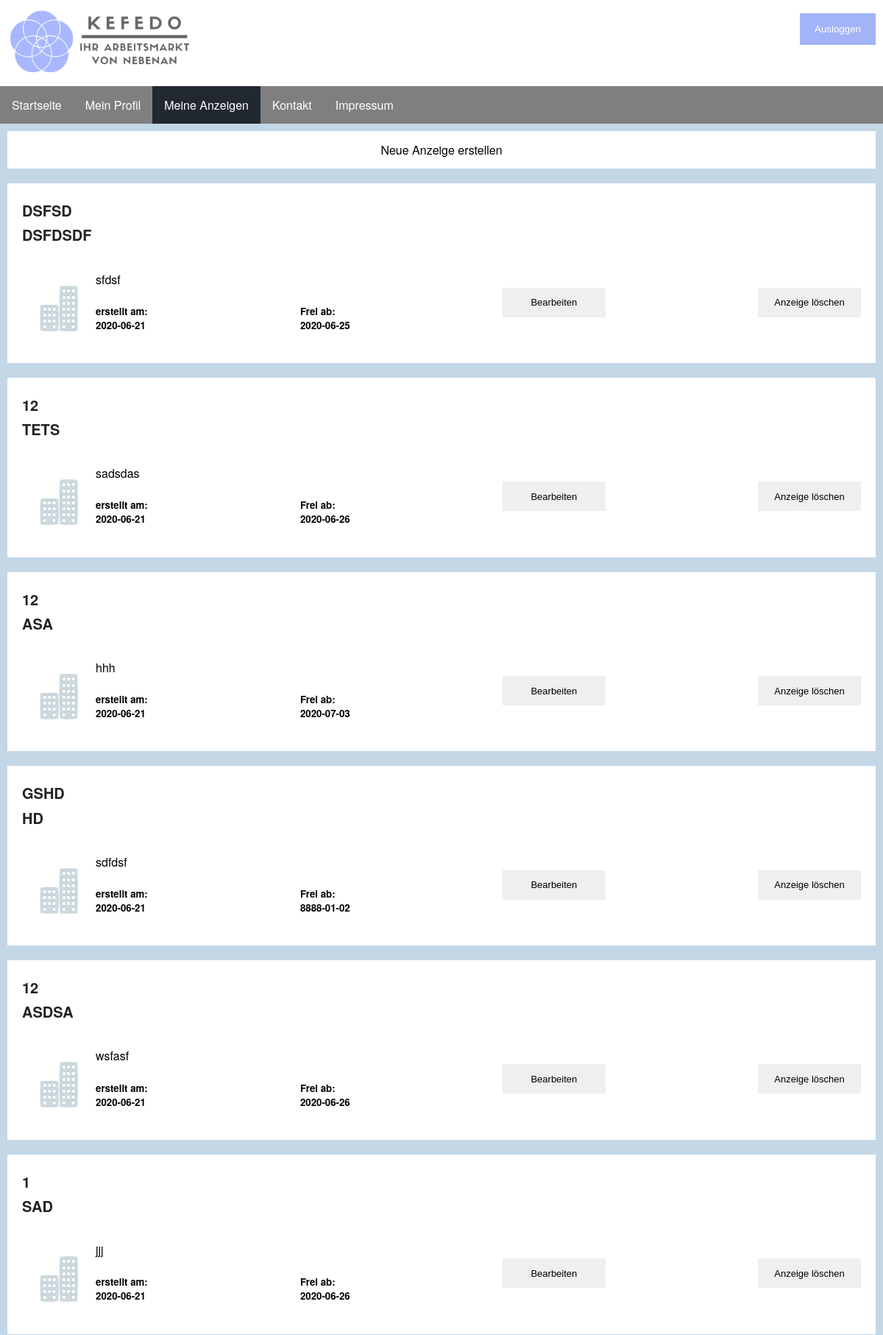
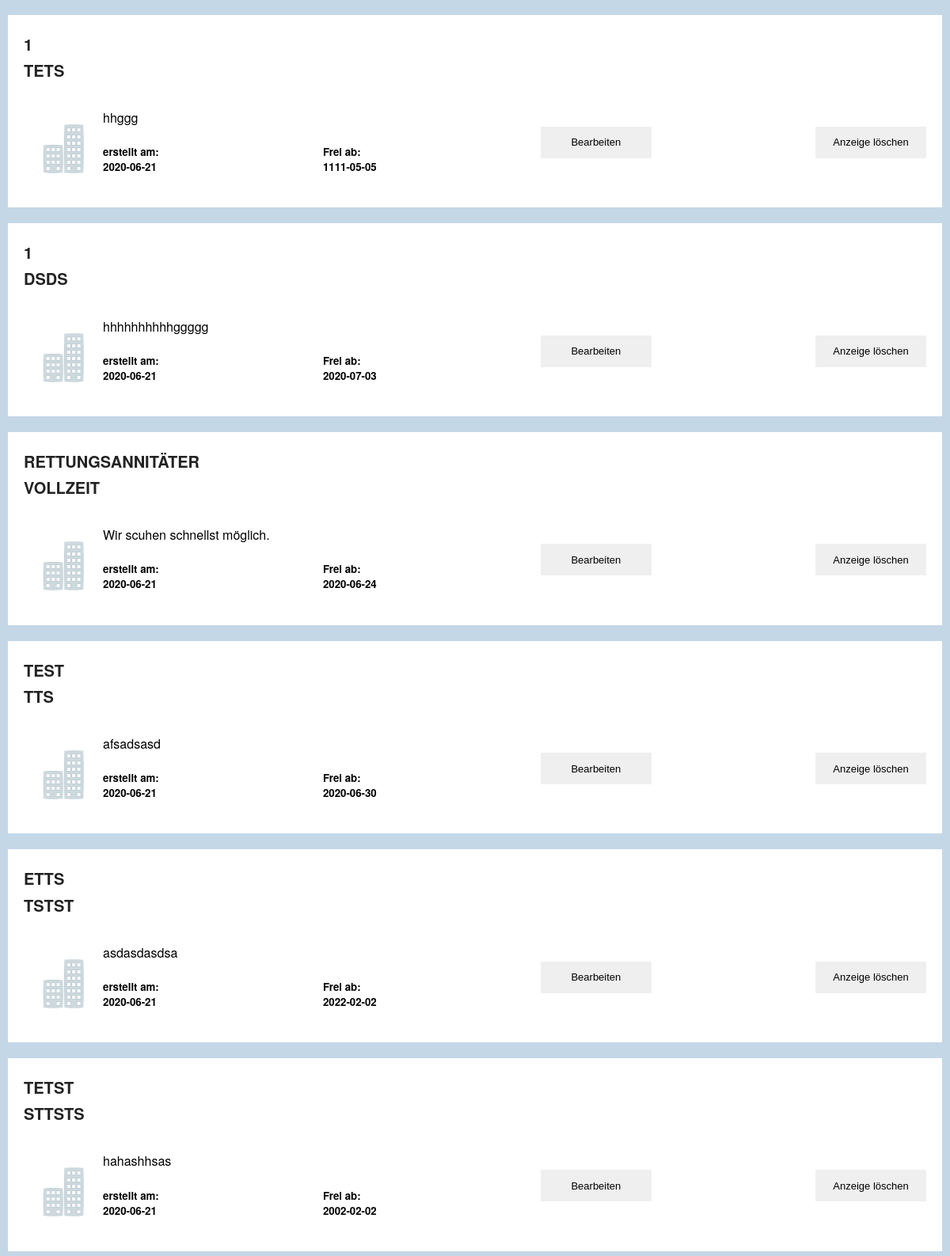
Page /website_root/messages.php (signed in, upper part) on the committed database (2 pictures, top to bottom).
### tables this page shows
CREATE TABLE "offers"
(
	id INTEGER not null
		primary key autoincrement,
	title VARCHAR(50) not null,
	subtitle VARCHAR(50) not null,
	companyName VARCHAR(50) default NULL,
	description VARCHAR(2000) default NULL,
	address INTEGER not null
		references address,
	created DATE default CURRENT_TIMESTAMP not null,
	free DATE default NULL,
	offerType INTEGER(1) not null,
	duration INTEGER(1) default NULL,
	workModel INTEGER(1) default NULL,
	creator INTEGER not null
		references user
);

### website_root/php/offer/Offer.php (called while the page is built, shortened)
<?php
class Offer
{
    private $title;
    private $subTitle;
    private $description;
    private $created;
    private $free;
    public function getTitle()
    {
        return $this->title;
    }
    public function setTitle($title): void
    {
        $this->title = $title;
    }
    public function getSubTitle()
    {
        return $this->subTitle;
    }
    public function setSubTitle($subTitle): void
    {
        $this->subTitle = $subTitle;
    }
    public function getDescription()
    {
        return $this->description;
    }
    public function setDescription($description): void
    {
        $this->description = $description;
    }
    public function getCreated()
    {
        return $this->created;
    }
    public function setCreated($created): void
    {
        $this->created = $created;
    }
    public function getFree()
    {
        return $this->free;
    }
    public function setFree($free): void
    {
        $this->free = $free;
    }
}

### website_root/php/database/SqliteDatabase.php (called while the page is built, shortened)
<?php
class SqliteDatabase implements Database
{
    private $conn;
    public function connect(): ?bool
    {
        if (file_exists('../DB.sqlite3')) {
            $this->conn = new PDO('sqlite:../DB.sqlite3') or die("Cannot open the Database");
        } else {
            $this->conn = new PDO('sqlite:../DB.sqlite3') or die("Cannot open the Database");
            return $this->create();
        }
        return true;
    }
    public function execute($command, $values)
    {
        if ($this->conn !== null && is_array($values) && is_string($command)) {
            try {
                $stm = $this->conn->prepare($command);
                for ($i = 1, $iMax = count($values); $i <= $iMax; $i++) {
                    $stm->bindParam($i, $values[$i - 1]);
                }
                $stm->execute();
                return $stm->fetchAll();
            } catch (PDOException $e) {
                print $e;
                return false;
            }
        } else {
            return false;
        }
    }
}

### website_root/php/offer/OfferDAOImpl.php (called while the page is built, shortened)
<?php
class OfferDAOImpl implements OfferDAO
{
    private $database;
    public function __construct()
    {
        $databaseController = new DatabaseController();
        $this->database = $databaseController::getDatabase();
        try {
            $this->database->connect();
        } catch (Exception $e) {
            echo $e;
        }
    }
    public function getOwnOffers($user)
    {
        $command = "SELECT * FROM offers, address WHERE offers.address = address.id AND creator=?";
        $values = [$user->getId()];
        return OfferHelper::getOffersFromSQLResult($this->database->execute($command, $values));
    }
}

### website_root/php/database/DatabaseController.php (called while the page is built, shortened)
<?php
class DatabaseController
{
    private static $database;
    public function __construct()
    {
        self::$database = new SqliteDatabase();
    }
    public static function getDatabase(): SqliteDatabase
    {
        return self::$database;
    }
}

### website_root/php/user/UserDAOImpl.php (called while the page is built, shortened)
<?php
class UserDAOImpl implements UserDAO
{
    private $database;
    public function __construct()
    {
        $databaseController = new DatabaseController();
        $this->database = $databaseController::getDatabase();
        try {
            $this->database->connect();
        } catch (Exception $e) {
            print $e->getMessage();
        }
    }
    public function findUserByMail($email)
    {
        $command = "select * from user where email=?";
        return UserHelper::getUsersFromSQLResult($this->database->execute($command, [$email]));
    }
}

### website_root/messages.php (the view, shortened to what this page needs)
<?php
include "header.php";
include_once 'php/classes.php';
$email = $_COOKIE['email'] ?? null;
$eingelogt = $_COOKIE['loggedin'];
if ($eingelogt != "true") {
    $_SESSION["error"] = "loggout";
    ?>
    <script language="javascript" type="text/javascript"> document.location = "index.php"; </script><?php
} else {
    if ($email !== null) {
        $user = new UserDAOImpl();
        $user = $user->findUserByMail($email);
        if ($user !== null) {
            $OfferDAOImpl = new OfferDAOImpl();
            $result = $OfferDAOImpl->getOwnOffers($user);
        } else {
            $result = null;
        }
    }
}
?>
<div class="header">
    <nav>
        <ul class="navi">
            <li class="navibutton"><a href="index.php" class="naviobjekt"> Startseite</a></li>
            <li class="navibutton">
                <a href="profil.php" class="naviobjekt"> Mein Profil</a>
            </li>
            <li class="navibutton">
                <div class="active"><a href="messages.php" class="naviobjekt"> Meine Anzeigen </a></div>
            </li>
            <li class="navibutton"><a href="contact.php" class="naviobjekt">Kontakt </a></li>
            <li class="navibutton"><a href="impressum.php" class="naviobjekt">Impressum </a></li>
        </ul>
    </nav>
</div>
<div class="grid-farbe">
    <div class="button_field">
        <a href="new_offer.php" class="button_new_offer">Neue Anzeige erstellen</a>
    </div>
    <div class="row">
            <?php
            displayResults($result);
            function displayResults($result)
            {
                if ($result !== null) {
                    foreach ($result as $offer) {
                        $offer_id = $offer->getId();
                        $html = "<div class=\"card\">
                                    <div class=\"anzeigen-inhalt\">
                                        <h2>" . $offer->getTitle() . "<br>" . $offer->getSubTitle() . "</h2>
                                        <img class=\"fakeimg\" src=\"images/company_placeholder.png\" alt=\"Firmenlogo\">
                                        <div class=\"beschreibung\">
                                            " . $offer->getDescription() . "
                                        </div>
                                    </div>
                                    <form method=\"POST\"  class=\"profile-form\" id=\"profile-form\">
                                    <div class=\"infos\">
                                        <div class=\"erstellt\"><h5>erstellt am:<br>" . $offer->getCreated() . "</div>
                                        <div class=\"frei\"><h5> Frei ab:<br>" . $offer->getFree() . "</h5></div>
                                        <input type='hidden' name='id_offer' value='$offer_id'></form>
                                     <form method='post' action='new_offer.php'><input type=\"submit\" value=\"Bearbeiten\" class=\"submit\" name=\"bearbeiten_offer\"
                                   id=\"submit\"/>
                                        <input type='hidden' name='id_offer' value='$offer_id'></form>
                                    <input type=\"submit\" value=\"Anzeige löschen\" class=\"submit\" name=\"anzeigeloeschen\"
                                   id=\"submit\"/>
                                    </div>
                                 </form>
                                </div>";
                        echo $html . "\n";
                    }
                }
            }
            ?>

### website_root/header.php (shortened to what this page needs)
<!DOCTYPE html>
<html lang="de">
<head>
    <link rel="stylesheet" type="text/css" href="styles/global.css">
    <?php if (preg_match("/messages\.php/i", $_SERVER['REQUEST_URI'])) { ?>
        <link rel="stylesheet" type="text/css" href="styles/messages.css">
    <?php } ?>
</head>
<body>
<div class="grid-container">
    <div class="headerrahmen">
        <div class="logo">
            <a href="index.php"><img alt="Logo" class="kefedologo" src="images/logo.png"></a>
        </div>
        <?php if (isset($_COOKIE["loggedin"]) and $_COOKIE["loggedin"] === "true") {
            ?>
            <div class="loginbutton">
                <form action="login.php" method="post">
                    <button type="submit" name="logoutSubmit" style="width:auto;">
                        Ausloggen
                    </button>
                </form>
            </div>
    <?php
    }
    ?>
</div>

### website_root/styles/global.css (style rules this page uses)
body { margin: 0; font-family: "Helvetica Neue", Helvetica, Arial, sans-serif; }
input { display: block; max-width: 100%; border: 1px solid #ebebeb; padding: 12px 20px; box-sizing: border-box; font-weight: 500; font-size: 13px; }
button { background-color: #A2B3F8; color: white; padding: 14px 20px; margin: 8px 0; border: none; cursor: pointer; width: 100%; }
.submit { width: 140px; height: 40px; display: flex; font-weight: 400; font-size: 13px; padding: 10px; border: none; cursor: pointer; }
h2 { line-height: 1.66; padding: 0; font-weight: 700; color: #222; font-size: 20px; text-transform: uppercase; margin: 0 0 32px; }
.grid-farbe { padding: 10px; background-color: #c4d7e7; }
.headerrahmen { display: flex; flex-wrap: wrap; justify-content: space-between; padding: 10px; max-width: 100%; overflow: hidden; }
.loginbutton { float: right; margin-right: 0; align-items: end; }
.logo { flex-grow: 100; }
.kefedologo { max-width: 250px; min-width: 200px; }
.navi { list-style-type: none; margin: 0; padding: 0; overflow: hidden; background-color: #7f7f7f; }
.navibutton { float: left; }
.naviobjekt { display: block; color: white; text-decoration: none; text-align: center; padding: 14px 16px; }
.navibutton :last-child { border-right: none; }
.active { background-color: #222831; }

### website_root/styles/messages.css (style rules this page uses)
.fakeimg { padding: 10px; min-width: 100px; max-width: 100px; float: left; }
.button_new_offer { display: block; color: black; text-decoration: none; text-align: center; padding: 14px 16px; }
.button_field { background-color: white; }
.infos { display: flex; justify-content: space-between; }
.card { background-color: white; padding: 20px; margin-top: 20px; }
.row:after { content: ""; display: table; clear: both; }

### rows in the picture
offers: title "DSFSD", subtitle "DSFDSDF", description "sfdsf", created "2020-06-21", free "2020-06-25"
offers: title "12", subtitle "TETS", description "sadsdas", created "2020-06-21", free "2020-06-26"
offers: title "12", subtitle "ASA", description "hhh", created "2020-06-21", free "2020-07-03"
offers: title "GSHD", subtitle "HD", description "sdfdsf", created "2020-06-21", free "8888-01-02"
offers: title "12", subtitle "ASDSA", description "wsfasf", created "2020-06-21", free "2020-06-26"
offers: title "1", subtitle "SAD", description "jjj", created "2020-06-21", free "2020-06-26"
offers: title "1", subtitle "TETS", description "hhggg", created "2020-06-21", free "1111-05-05"
offers: title "1", subtitle "DSDS", description "hhhhhhhhhhggggg", created "2020-06-21", free "2020-07-03"
offers: title "RETTUNGSANNITÄTER", subtitle "VOLLZEIT", description "Wir scuhen schnellst möglich.", created "2020-06-21", free "2020-06-24"
offers: title "TEST", subtitle "TTS", description "afsadsasd", created "2020-06-21", free "2020-06-30"
offers: title "ETTS", subtitle "TSTST", description "asdasdasdsa", created "2020-06-21", free "2022-02-02"
offers: title "TETST", subtitle "STTSTS", description "hahashhsas", created "2020-06-21", free "2002-02-02"
